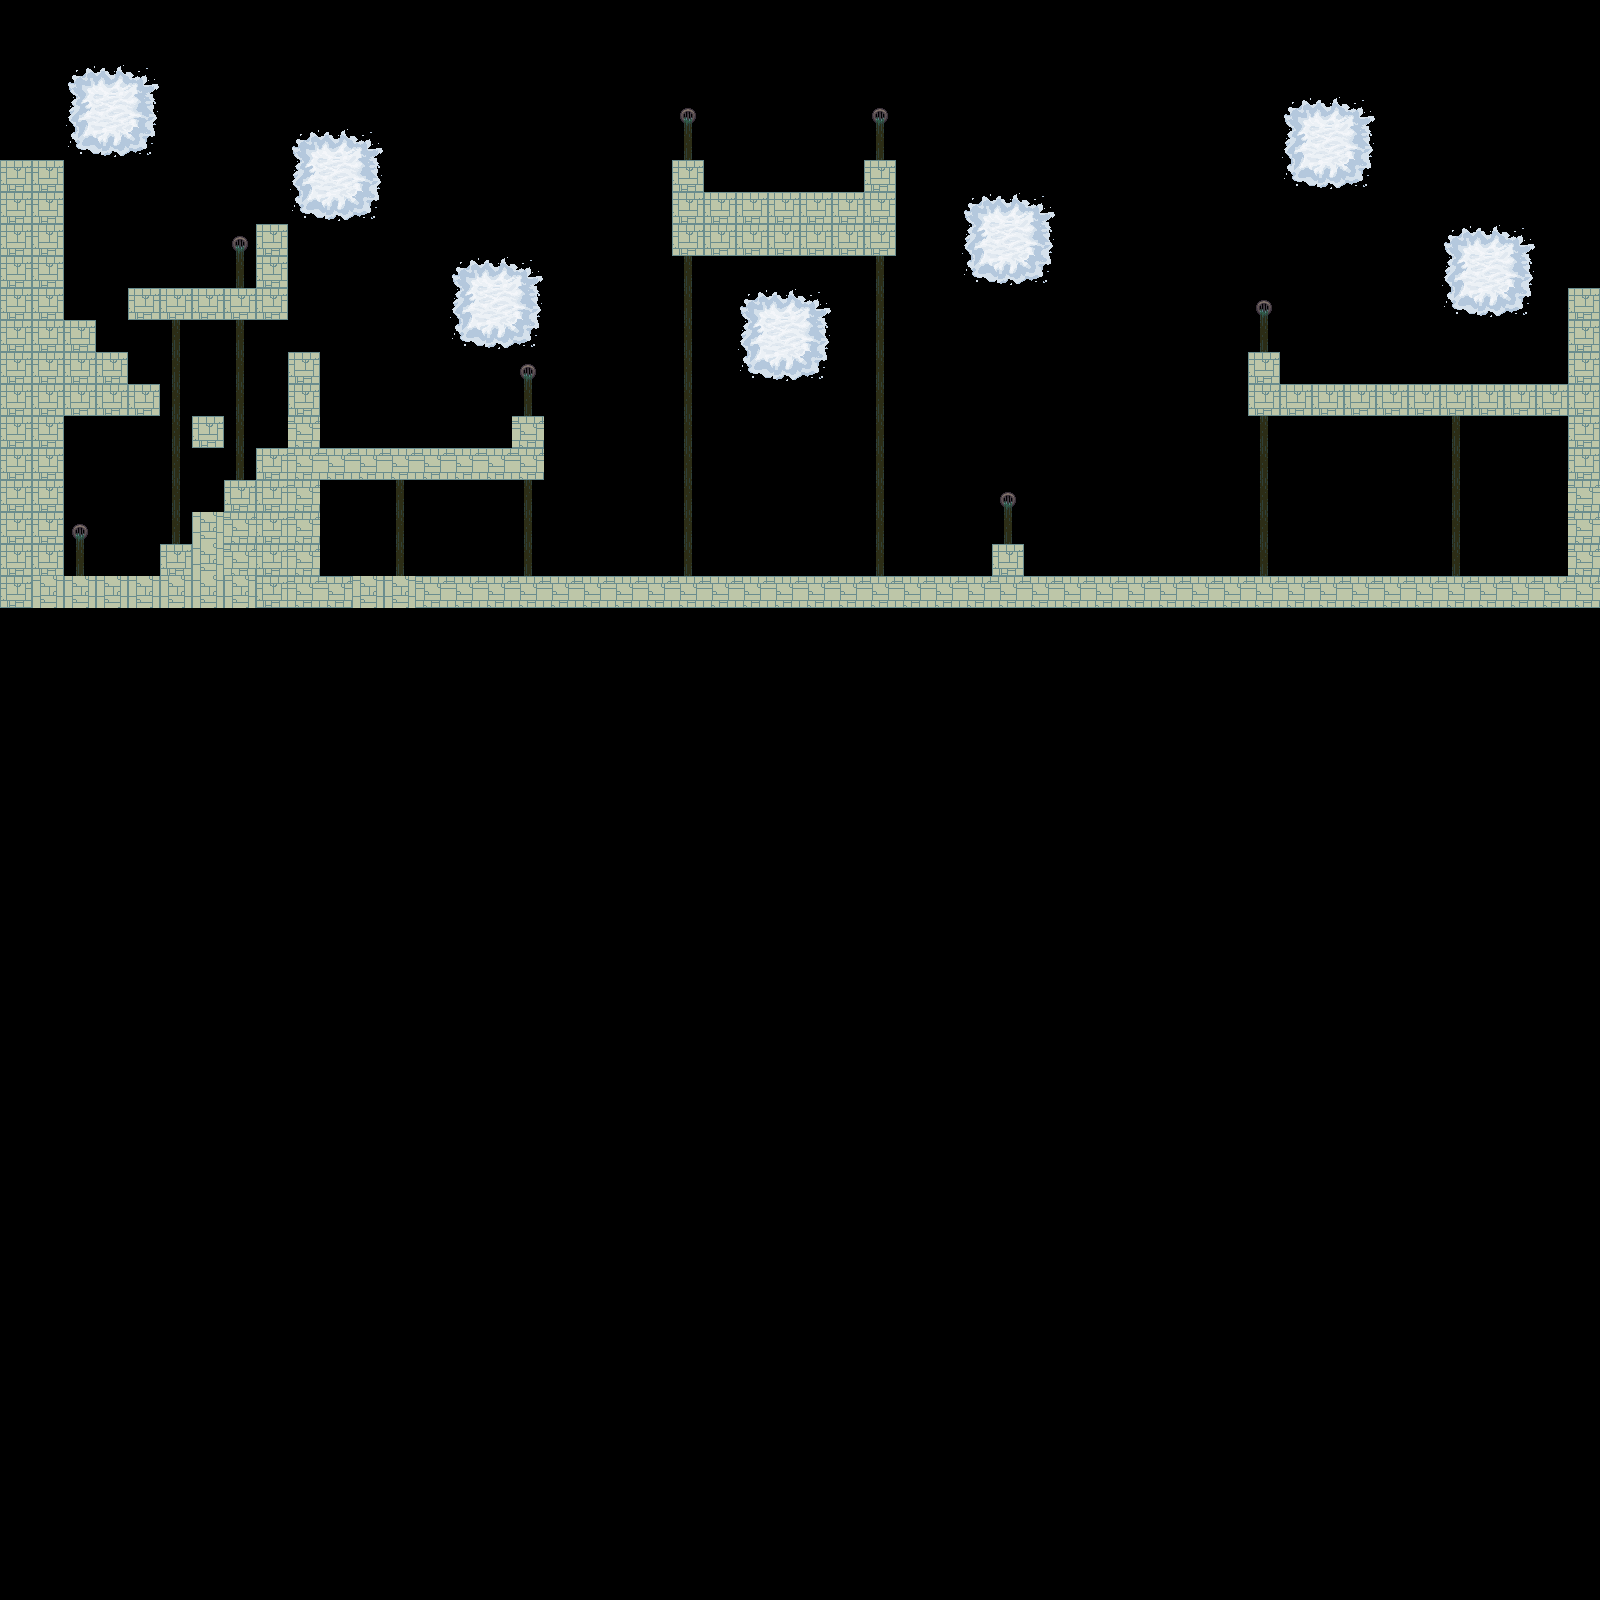

This game map was drawn from its Tiled (.tmx) file and the tilesets committed beside it. A one-line description and the trimmed map source follow:
An orthogonal 50x50 tile map with 32x32 px tiles, 2 tile layers (Tile Layer 1, Tile Layer 2), 4 tilesets and 7 objects.

<map version="1.0" orientation="orthogonal" renderorder="right-down" width="50" height="50" tilewidth="32" tileheight="32" nextobjectid="23">
 <tileset firstgid="1" name="terrain" tilewidth="32" tileheight="32" tilecount="1024" columns="32">
  <image source="../images/terrain.png" width="1024" height="1024" />
  <tile id="272">
   <properties>
    <property name="sensor" type="int" value="0" />
   </properties>
  </tile>
  <tile id="447">
   <properties>
    <property name="sensor" value="false" />
   </properties>
  </tile>
  <tile id="466">
   <properties>
    <property name="collision" value="false" />
    <property name="sensor" value="false" />
   </properties>
  </tile>
  <tile id="467">
   <properties>
    <property name="collision" value="false" />
    <property name="sensor" value="false" />
   </properties>
  </tile>
  <tile id="468">
   <properties>
    <property name="collision" value="false" />
    <property name="sensor" value="false" />
   </properties>
  </tile>
  <tile id="479">
   <properties>
    <property name="sensor" value="false" />
   </properties>
  </tile>
  <tile id="498">
   <properties>
    <property name="collision" value="false" />
    <property name="sensor" value="false" />
   </properties>
  </tile>
  <tile id="499">
   <properties>
    <property name="collision" value="false" />
    <property name="sensor" value="false" />
   </properties>
  </tile>
  <tile id="500">
   <properties>
    <property name="collision" value="false" />
    <property name="sensor" value="false" />
   </properties>
  </tile>
  <tile id="511">
   <properties>
    <property name="sensor" value="false" />
   </properties>
  </tile>
  <tile id="530">
   <properties>
    <property name="collision" value="false" />
    <property name="sensor" value="false" />
   </properties>
  </tile>
  <tile id="531">
   <properties>
    <property name="collision" value="false" />
    <property name="sensor" value="false" />
   </properties>
  </tile>
  <tile id="532">
   <properties>
    <property name="collision" value="false" />
    <property name="sensor" value="false" />
   </properties>
  </tile>
  <tile id="619">
   <properties>
    <property name="sensor" type="int" value="0" />
   </properties>
  </tile>
  <tile id="632">
   <properties>
    <property name="sensor" value="false" />
   </properties>
  </tile>
  <tile id="633">
   <properties>
    <property name="sensor" value="false" />
   </properties>
  </tile>
  <tile id="651">
   <properties>
    <property name="sensor" type="int" value="0" />
   </properties>
  </tile>
  <tile id="664">
   <properties>
    <property name="sensor" value="false" />
   </properties>
  </tile>
  <tile id="665">
   <properties>
    <property name="sensor" value="false" />
   </properties>
  </tile>
 </tileset>
 <tileset firstgid="1025" name="Newton" tilewidth="32" tileheight="32" tilecount="16" columns="4">
  <image source="../images/Newton.png" width="128" height="128" />
  <tile id="0">
   <properties>
    <property name="Class" value="Newton" />
    <property name="collision" type="int" value="1" />
   </properties>
  </tile>
 </tileset>
 <tileset firstgid="1041" name="EnemyTanks" tilewidth="32" tileheight="32" tilecount="11" columns="11">
  <image source="../images/EnemyTanks.png" width="352" height="32" />
  <tile id="0">
   <properties>
    <property name="Class" value="Enemy" />
   </properties>
  </tile>
 </tileset>
 <tileset firstgid="1052" name="Fruits" tilewidth="32" tileheight="32" tilecount="50" columns="10">
  <image source="../images/Fruits.png" width="320" height="164" />
  <tile id="2">
   <properties>
    <property name="Class" value="Apple" />
   </properties>
  </tile>
 </tileset>
 <layer name="Tile Layer 1" width="50" height="50">
  <properties>
   <property name="collision" value="1" />
  </properties>
  <data>[2500 cells, 152 non-empty, 3 distinct tile ids]</data>
 </layer>
 <layer name="Tile Layer 2" width="50" height="50">
  <properties>
   <property name="collision" value="true" />
   <property name="type" type="int" value="0" />
  </properties>
  <data>[2500 cells, 125 non-empty, 11 distinct tile ids]</data>
 </layer>
 <objectgroup name="Object Layer 1">
  <object id="11" gid="1041" x="745.334" y="183" width="32" height="32">
   <properties>
    <property name="vx" type="int" value="15" />
   </properties>
  </object>
  <object id="12" gid="1041" x="382.997" y="426" width="32" height="32" />
  <object id="13" gid="1041" x="1290.67" y="569.333" width="32" height="32">
   <properties>
    <property name="vx" type="int" value="200" />
   </properties>
  </object>
  <object id="15" gid="1054" x="178" y="410" width="15" height="15" />
  <object id="19" gid="1041" x="752.34" y="548.666" width="32" height="32" />
  <object id="21" gid="1025" x="95.9997" y="544" width="32" height="32" />
  <object id="22" gid="1041" x="1372" y="375" width="32" height="32">
   <properties>
    <property name="vx" type="int" value="30" />
   </properties>
  </object>
 </objectgroup>
</map>
